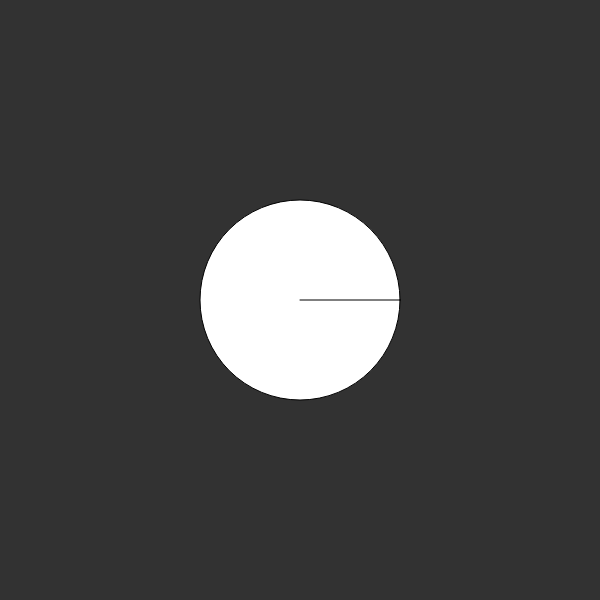
Frame 1 (no input)
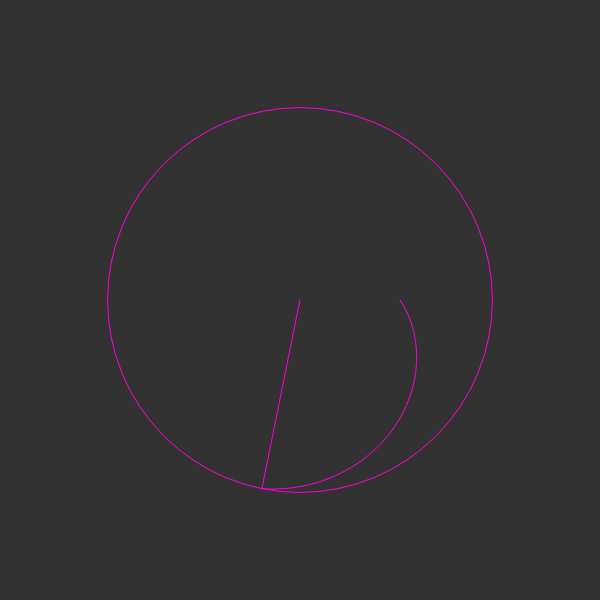
Frame 60 (no input)
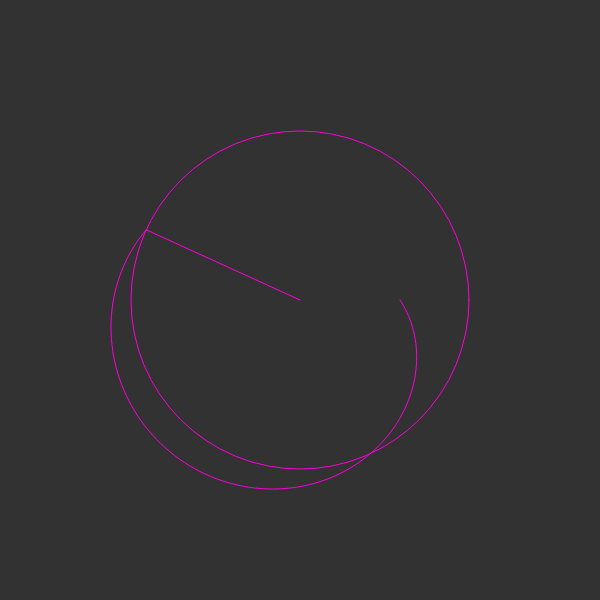
Frame 120 (the mouse pressed at the canvas centre since frame 60)

The p5.js sketch that drew these frames (run headless with seeded random() and noise() and a simulated clock; from frame 60 on, the mouse is pressed at the canvas centre):

// p5.js sketch
// ── sketch.js

let x = 0;
let wave = [];
let coefficients = [];
let num = 50;

let f; 


function setup() {
  createCanvas(600, 600);
  background(50);
}

function draw() {
  background(50);
  translate(width / 2, height / 2);

  let v = new Complex((1+sin(2*x))*100, 3*x);
  circle(0,0,2*((1+sin(2*x))*100))
  line(0,0,v.x,v.y)

  wave.unshift(v);

  stroke(255, 0, 220);
  noFill();
  beginShape();
  for (let p of wave) {
    vertex(p.x, p.y);
  }
  endShape();

  x += 0.01;

  if (wave.length > 10000) wave.pop();
}
// ── lib.js
// ----------- complex & integration ---------------------
class Complex {
  constructor(r, theta) {
    if (!Number.isFinite(r) || r < 0) {
      throw "Invalid complex detected!";
    }
    this.r = r;
    this.theta = theta;
    this.x = this.r * cos(this.theta);
    this.y = this.r * sin(this.theta);
  }
  add(other) {
    let newX = this.x + other.x;
    let newY = this.y + other.y;
    let r = Math.sqrt(newX * newX + newY * newY);
    let theta = Math.atan2(newY, newX);
    return new Complex(r, theta);
  }
  mult(other) {
    return new Complex(this.r * other.r, this.theta + other.theta);
  }
  scaleBy(c) {
    let sign = c >= 0 ? 1 : -1;
    return new Complex(Math.abs(c) * this.r, sign * this.theta);
  }
}

function integralComplex(a, b, f, acc) {
  let sumX = 0,
    sumY = 0;
  for (let t = a; t < b; t += acc) {
    let c = f(t);
    sumX += acc * c.x;
    sumY += acc * c.y;
  }
  let r = Math.sqrt(sumX * sumX + sumY * sumY);
  let theta = Math.atan2(sumY, sumX);
  return new Complex(r, theta);
}
function extractDarkPixels(img, threshold = 50) {
  img.loadPixels();
  let points = [];

  for (let y = 0; y < img.height; y++) {
    for (let x = 0; x < img.width; x++) {
      let idx = 4 * (x + y * img.width);
      let r = img.pixels[idx];
      let g = img.pixels[idx + 1];
      let b = img.pixels[idx + 2];

      let brightness = (r + g + b) / 3;

      if (brightness < threshold) {
        // normalize x and y to [-1, 1]
        let nx = map(x, 0, img.width, -1, 1);
        let ny = map(y, 0, img.height, -1, 1);
        points.push(createVector(nx, ny));
      }
    }
  }

  return points;
}
function fitSmoothFunction(points) {
  if (points.length < 2) throw "At least two points required.";

  // Compute cumulative distances (arc-length parameterization)
  let distances = [0];
  for (let i = 1; i < points.length; i++) {
    distances.push(distances[i - 1] + p5.Vector.dist(points[i], points[i - 1]));
  }
  let totalLength = distances[distances.length - 1];

  // Normalize distances to [0,1]
  let ts = distances.map(d => d / totalLength);

  // Prepare spline interpolation separately for x and y
  let splineX = new p5.Curve();
  let splineY = new p5.Curve();

  for (let i = 0; i < points.length; i++) {
    splineX.addPoint(ts[i], points[i].x);
    splineY.addPoint(ts[i], points[i].y);
  }

  splineX.computeTangents();
  splineY.computeTangents();

  // Return smooth interpolating function
  return function(t) {
    t = constrain(t, 0, 1);

    let x = splineX.valueAt(t);
    let y = splineY.valueAt(t);

    let r = sqrt(x * x + y * y);
    let theta = atan2(y, x);

    return new Complex(r, theta);
  };
}

// --- Helper cubic spline interpolation class ---
p5.Curve = class {
  constructor() {
    this.points = [];
  }

  addPoint(t, value) {
    this.points.push({ t, value, m: 0 });
    this.points.sort((a, b) => a.t - b.t);
  }

  computeTangents() {
    const n = this.points.length;
    for (let i = 1; i < n - 1; i++) {
      let p0 = this.points[i - 1];
      let p1 = this.points[i + 1];
      this.points[i].m = (p1.value - p0.value) / (p1.t - p0.t);
    }
    this.points[0].m = (this.points[1].value - this.points[0].value) / (this.points[1].t - this.points[0].t);
    this.points[n - 1].m = (this.points[n - 1].value - this.points[n - 2].value) / (this.points[n - 1].t - this.points[n - 2].t);
  }

  valueAt(t) {
    const points = this.points;
    let i = points.findIndex(p => p.t >= t);

    if (i <= 0) return points[0].value;
    if (i >= points.length) return points[points.length - 1].value;

    let p0 = points[i - 1];
    let p1 = points[i];

    let dt = p1.t - p0.t;
    let u = (t - p0.t) / dt;

    let h00 = (2 * u ** 3 - 3 * u ** 2 + 1);
    let h10 = (u ** 3 - 2 * u ** 2 + u);
    let h01 = (-2 * u ** 3 + 3 * u ** 2);
    let h11 = (u ** 3 - u ** 2);

    return (
      h00 * p0.value +
      h10 * dt * p0.m +
      h01 * p1.value +
      h11 * dt * p1.m
    );
  }
};
